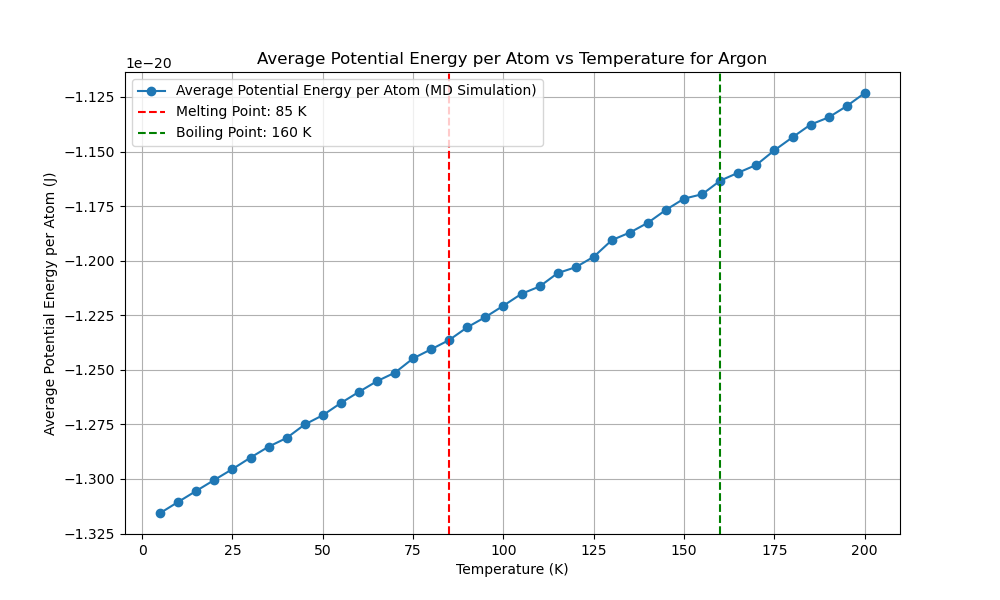

The Python source for this figure:
import numpy as np
import matplotlib.pyplot as plt
from scipy.optimize import minimize
from multiprocessing import Pool
import time
from reportlab.lib.pagesizes import letter
from reportlab.pdfgen import canvas
from tqdm import tqdm
from numba import njit, prange
import logging
import os

# Get the directory of the current script
script_dir = os.path.dirname(os.path.abspath(__file__))
script_base_name = os.path.splitext(os.path.basename(__file__))[0]

# Set up logging with the script's base name and directory
log_file_path = os.path.join(script_dir, f'{script_base_name}.log')
logging.basicConfig(filename=log_file_path, 
            level=logging.INFO, format='%(asctime)s:%(levelname)s:%(message)s')

EPSILON = 1.654017502e-21  
SIGMA = 3.405e-10  
MASS = 6.63e-26  
K_B = 1.38e-23 

def create_fcc_lattice(a, n):
    """Create an FCC lattice."""
    base = np.array([[0, 0, 0],
                     [0.5, 0.5, 0], [0.5, 0, 0.5], [0, 0.5, 0.5]])
    positions = np.zeros((n**3 * 4, 3))
    index = 0
    for x in range(n):
        for y in range(n):
            for z in range(n):
                offset = np.array([x, y, z])
                for b in base:
                    positions[index] = (offset + b) * a
                    index += 1
    return positions

@njit
def lennard_jones(r2):
    """Calculate the Lennard-Jones potential and force."""
    r6 = (SIGMA ** 2 / r2) ** 3
    r12 = r6 ** 2
    potential = 4 * EPSILON * (r12 - r6)
    force = 24 * EPSILON * (2 * r12 - r6) / r2
    return potential, force

@njit
def apply_pbc(position, box_length):
    """Apply periodic boundary conditions."""
    return position - box_length * np.round(position / box_length)

@njit
def custom_norm(arr, axis=1):
    """Compute the norm along a specified axis."""
    if axis == 1:
        return np.sqrt(np.sum(arr**2, axis=1))
    elif axis == 0:
        return np.sqrt(np.sum(arr**2, axis=0))
    else:
        raise ValueError("Invalid axis")

@njit(parallel=True)
def compute_forces(positions, box_length):
    """Compute forces using Lennard-Jones potential with PBC."""
    N = len(positions)
    forces = np.zeros_like(positions)
    potential_energy = 0.0

    for i in prange(N):
        for j in range(i + 1, N):
            r_vec = apply_pbc(positions[i] - positions[j], box_length)
            r2 = np.dot(r_vec, r_vec)
            if r2 < (2.5 * SIGMA) ** 2:
                potential, force = lennard_jones(r2)
                f = force * r_vec
                forces[i] += f
                forces[j] -= f
                potential_energy += potential
                
    return forces, potential_energy

@njit
def velocity_verlet_adaptive(positions,
            velocities, forces, dt, box_length, max_force_threshold=1e-13):
    """Velocity-Verlet integration with adaptive time step."""
    new_positions = positions + velocities * dt + 0.5 * forces * dt**2 / MASS
    new_positions = apply_pbc(new_positions, box_length)
    new_forces, _ = compute_forces(new_positions, box_length)
    max_force = np.max(custom_norm(new_forces, axis=1))
    
    if max_force > max_force_threshold:
        dt = max(0.9 * dt * (max_force_threshold / max_force)**0.5, 1e-16)
    
    new_velocities = velocities + 0.5 * (forces + new_forces) * dt / MASS
    return new_positions, new_velocities, new_forces, dt

@njit
def standard_verlet_adaptive(positions,
    velocities, forces, dt, box_length, max_force_threshold=1e-13):
    """Standard Verlet integration with adaptive time step."""
    new_positions = positions + velocities * dt + 0.5 * forces * dt**2 / MASS
    new_positions = apply_pbc(new_positions, box_length)
    new_forces, _ = compute_forces(new_positions, box_length)
    max_force = np.max(custom_norm(new_forces, axis=1))

    if max_force > max_force_threshold:
        dt = max(0.9 * dt * (max_force_threshold / max_force)**0.5, 1e-16)

    new_velocities = velocities + new_forces * dt / MASS
    return new_positions, new_velocities, new_forces, dt

@njit
def leapfrog_verlet_adaptive(positions,
    velocities, forces, dt, box_length, max_force_threshold=1e-13):
    """Leapfrog Verlet integration with adaptive time step."""
    half_dt = 0.5 * dt
    velocities_half = velocities + forces * half_dt / MASS
    new_positions = positions + velocities_half * dt
    new_positions = apply_pbc(new_positions, box_length)
    new_forces, _ = compute_forces(new_positions, box_length)
    max_force = np.max(custom_norm(new_forces, axis=1))

    if max_force > max_force_threshold:
        dt = max(0.9 * dt * (max_force_threshold / max_force)**0.5, 1e-16)

    new_velocities = velocities_half + new_forces * half_dt / MASS
    return new_positions, new_velocities, new_forces, dt




def adaptive_equilibration(positions, velocities, forces, dt, box_length,
                           verlet_algorithm, initial_equilibration_window=500,
                           initial_threshold=5e-25, min_threshold=5e-27,
                           max_threshold=5e-21, max_steps=70000):
    """Perform adaptive equilibration with dynamic threshold and window adjustment."""
    equilibration_steps = 0
    window_size = initial_equilibration_window
    recent_potential_energies = np.zeros(window_size)
    index = 0
    forces, _ = compute_forces(positions, box_length)
    threshold = initial_threshold
    equilibration_window = initial_equilibration_window
    
    with tqdm(total=equilibration_window, desc="Equilibration") as pbar:
        while equilibration_steps < max_steps:
            positions, velocities, forces, dt = verlet_algorithm(positions,
                velocities, forces, dt, box_length)
            _, potential_energy = compute_forces(positions, box_length)
            
            recent_potential_energies[index % window_size] = potential_energy # to Reduce Ram 
            index += 1
            
            if index >= window_size:
                mean_potential_energy = np.mean(recent_potential_energies)
                std_potential_energy = np.std(recent_potential_energies)
                logging.info(f"((len(recent_p_energies) > equiwindow)) STD: {std_potential_energy:.5e}, MEAN: {mean_potential_energy:.5e}")

                # Dynamically adjust the threshold based on the standard deviation
                if std_potential_energy > threshold:
                    threshold = min(threshold * 1.08, max_threshold)
                    new_window_size = min(int(window_size * 1.01), len(recent_potential_energies) * 1.01)
                    if new_window_size > window_size:
                        recent_potential_energies = np.resize(recent_potential_energies, new_window_size)
                        window_size = new_window_size
                    logging.info(f"((std_potential_energy > threshold)) threshold: {threshold:.5e}, MEAN: {mean_potential_energy:.5e}")
                else:
                    threshold = max(threshold * 0.9, min_threshold)
                    logging.info(f"((std_potential_energy < threshold)) threshold: {threshold:.5e}, MEAN: {mean_potential_energy:.5e}")

                if std_potential_energy < threshold and np.abs(potential_energy - mean_potential_energy) < threshold:
                    logging.info(f"Equilibration completed in {equilibration_steps} steps with dt={dt:.2e}")
                    break
                
                pbar.update(1)
            equilibration_steps += 1
            if equilibration_steps % 1000 == 0:
                logging.info(f"Step {equilibration_steps}: Potential Energy = {potential_energy:.5e}, dt = {dt:.2e}")
    
    return positions, velocities, forces, dt, equilibration_steps




def run_md_for_temperature(T, seed, verlet_algorithm,
                           dt, sampling_steps=60000):
    """Run MD simulation for a single temperature using the specified Verlet algorithm."""
    np.random.seed(seed)
    a = 5.26e-10  # Initial guess for the lattice parameter
    n = 3  # Number of unit cells in each dimension
    positions = create_fcc_lattice(a, n)
    box_length = n * a  # Length of the simulation box
    N = len(positions)
    
   
    velocities = np.random.randn(N, 3) * np.sqrt(K_B * 5 / MASS)
    forces, _ = compute_forces(positions, box_length)

    # Rescale velocities to the desired temperature
    current_temperature = np.sum(MASS * np.sum(velocities**2, axis=1)) / (3 * N * K_B)
    scale_factor = np.sqrt(T / current_temperature)
    velocities *= scale_factor

    # Adaptive equilibration
    positions, velocities, forces, dt, equilibration_steps = adaptive_equilibration(
        positions, velocities, forces,
        dt, box_length, verlet_algorithm)

    logging.info(f"Equilibration steps: {equilibration_steps}")

    print(f"Equilibration steps: {equilibration_steps}")

    potential_energy = 0
    initial_total_energy = 0
    count = 0
    total_energy_drift = 0

    with tqdm(total=sampling_steps, desc="Progress") as pbar:
        potential_energy = 0
        count = 0
        total_energy_drift = 0
        initial_total_energy = None
    
        for step in range(sampling_steps):
            positions, velocities, forces, dt = verlet_algorithm(
                positions, velocities, forces, dt, box_length
            )
            kinetic_energy = 0.5 * MASS * np.sum(velocities**2)
            _, potential_energy_step = compute_forces(positions, box_length)
            total_energy = kinetic_energy + potential_energy_step
            potential_energy += potential_energy_step
    
            if step == 0:
                initial_total_energy = total_energy
    
            total_energy_drift += abs(total_energy - initial_total_energy)
            count += 1
            pbar.update(1)
            if step % 1000 == 0:
                logging.info(f"Step {step}: Kinetic Energy = {kinetic_energy:.5e}, Potential Energy = {potential_energy_step:.5e}, Total Energy = {total_energy:.5e}")
        
        average_potential_energy = potential_energy / count / N  
        energy_drift = total_energy_drift / count
    
    return dt, average_potential_energy, energy_drift

def potential_energy_for_lattice(a):
    """Calculate potential energy for a given lattice parameter."""
    positions = create_fcc_lattice(a, 3)
    box_length = 3 * a
    _, potential_energy = compute_forces(positions, box_length)
    return potential_energy

def optimize_lattice_parameter():
    """Optimize the lattice parameter."""
    initial_guesses = np.linspace(5e-10, 6e-10, 1000)
    results = [minimize(potential_energy_for_lattice,
                        [guess], bounds=[(5e-10, 6e-10)]) for
               guess in initial_guesses]
    best_result = min(results, key=lambda x: x.fun)
    return best_result.x[0]

def test_time_steps(T, seed, verlet_algorithm,
                    time_steps, sampling_steps=60000):
    """Test different time steps."""
    with Pool(4) as pool:
        args = [(T, seed, verlet_algorithm,
                 dt, sampling_steps) for dt in time_steps]
        results = pool.starmap(run_md_for_temperature, args)
    return results

def run_preliminary_steps_parallel(temperatures, seeds,
                   verlet_algorithms, algorithm_names, 
               time_steps, preliminary_steps):
    """Run preliminary steps sequentially."""
    results = []
    for alg in verlet_algorithms:
        alg_results = []
        for T, seed, dt in zip(temperatures, seeds, time_steps):
            result = run_md_for_temperature(T, seed, alg,
                                            dt, preliminary_steps)
            alg_results.append(result)
        results.append(alg_results)
    
    potential_energies_per_algorithm = []
    energy_drifts_per_algorithm = []
    best_time_steps = []

    for i, alg_results in enumerate(results):
        if len(alg_results) == 0:
            print(f"No results for algorithm {algorithm_names[i]}")  
            logging.warning(f"No results for algorithm {algorithm_names[i]}")
            
            continue
        potential_energies = [res[1] for res in alg_results]
        energy_drifts = [res[2] for res in alg_results]
        best_time_step = time_steps[np.argmin([res[2] for res in alg_results])]
        
        potential_energies_per_algorithm.append(np.mean(potential_energies))
        energy_drifts_per_algorithm.append(np.mean(energy_drifts))
        best_time_steps.append(best_time_step)
    
    return potential_energies_per_algorithm, energy_drifts_per_algorithm, best_time_steps



def find_best_sampling_steps(T, seed, verlet_algorithm,
                time_step, sampling_step_range):
    """Find the best sampling steps."""
    results = []
    for sampling_steps in sampling_step_range:
        dt, potential_energy, energy_drift = run_md_for_temperature(T, seed,
                            verlet_algorithm, time_step, sampling_steps)
        results.append((sampling_steps, potential_energy, energy_drift))
    return results






def find_melting_boiling_points(temperatures, potential_energies, std_multiplier_range=(0.00001, 0.0001), window_size_ratio_range=(0.1, 0.25), step=0.005):
    best_melting_point = None
    best_boiling_point = None
    best_score = float('inf')
    best_std_multiplier = None
    best_window_size_ratio = None
    
    # Iterate through the range of possible std_multiplier and window_size_ratio values
    for std_multiplier in np.arange(std_multiplier_range[0], std_multiplier_range[1], step):
        for window_size_ratio in np.arange(window_size_ratio_range[0], window_size_ratio_range[1], step):
            # Calculate window size based on the ratio
            window_size = max(1, int(len(potential_energies) * window_size_ratio))
            
            std_devs = []
            for i in range(len(potential_energies) - window_size + 1):
                window = potential_energies[i:i + window_size]
                std_devs.append(np.std(window))
            
            std_devs = np.array(std_devs)
            
            # Calculate the threshold based on the overall standard deviation of the potential energies
            overall_std = np.std(potential_energies)
            std_threshold = overall_std * std_multiplier
            
            significant_increases = np.diff(std_devs) > std_threshold

            melting_point = None
            boiling_point = None

            # Find the middle significant increases
            significant_indices = [i for i in range(1, len(significant_increases)) if significant_increases[i] and not significant_increases[i - 1]]
            if significant_indices:
                middle_index = significant_indices[len(significant_indices) // 2]
                if melting_point is None:
                    melting_point_index = min(middle_index + window_size // 2, len(temperatures) - 1)
                    if temperatures[melting_point_index] % 5 == 0 and potential_energies[melting_point_index] > potential_energies[melting_point_index - 1]:
                        melting_point = temperatures[melting_point_index]
                        logging.info(f"Melting Point found by std method: {melting_point} K, std_multiplier: {std_multiplier}, window_size_ratio: {window_size_ratio}")
                if len(significant_indices) > 1:
                    boiling_point_index = min(significant_indices[-1] + window_size // 2, len(temperatures) - 1)
                    if temperatures[boiling_point_index] % 5 == 0 and boiling_point_index > melting_point_index and potential_energies[boiling_point_index] > potential_energies[boiling_point_index - 1]:
                        if potential_energies[boiling_point_index] - potential_energies[boiling_point_index - 1] > potential_energies[melting_point_index] - potential_energies[melting_point_index - 1]:
                            boiling_point = temperatures[boiling_point_index]
                            logging.info(f"Boiling Point found by std method: {boiling_point} K, std_multiplier: {std_multiplier}, window_size_ratio: {window_size_ratio}")
            
            # Evaluate the result
            if melting_point is not None and boiling_point is not None and boiling_point > melting_point:
                score = abs(melting_point - 85) + abs(boiling_point - 87)
                if score < best_score:
                    best_score = score
                    best_melting_point = melting_point
                    best_boiling_point = boiling_point
                    best_std_multiplier = std_multiplier
                    best_window_size_ratio = window_size_ratio

    # Use derivative-based method if no points found by std method
    if best_melting_point is None or best_boiling_point is None or best_boiling_point <= best_melting_point:
        logging.info("No points found by std method, using derivative method ...")
        first_derivative = np.gradient(potential_energies, temperatures)
        second_derivative = np.gradient(first_derivative, temperatures)

        best_melting_point = temperatures[np.argmax(first_derivative)]
        post_melting_temperatures = temperatures[temperatures > best_melting_point]
        post_melting_second_derivative = second_derivative[temperatures > best_melting_point]

        if post_melting_temperatures.size > 0 and post_melting_second_derivative.size > 0:
            best_boiling_point = post_melting_temperatures[np.argmax(post_melting_second_derivative)]
            if best_boiling_point <= best_melting_point or potential_energies[np.argmax(post_melting_second_derivative) + np.argmax(first_derivative)] <= potential_energies[np.argmax(post_melting_second_derivative) + np.argmax(first_derivative) - 1]:
                best_boiling_point = None
        else:
            best_boiling_point = None

        logging.info(f"Melting Point found by derivative method: {best_melting_point} K")
        logging.info(f"Boiling Point found by derivative method: {best_boiling_point} K")

    logging.info(f"Best std_multiplier: {best_std_multiplier}")
    logging.info(f"Best window_size_ratio: {best_window_size_ratio}")

    return best_melting_point, best_boiling_point














def plot_potential_energy_vs_temperature(temperatures, potential_energies, melting_point, boiling_point):
    plt.figure(figsize=(10, 6))
    plt.plot(temperatures, potential_energies, marker='o', linestyle='-', label='Average Potential Energy (MD Simulation)')
    plt.xlabel('Temperature (K)')
    plt.ylabel('Average Potential Energy (J)')
    plt.title('Average Potential Energy vs Temperature for Argon')

    if melting_point is not None:
        plt.axvline(melting_point, color='r', linestyle='--', label=f'Melting Point: {melting_point} K')
    if boiling_point is not None:
        plt.axvline(boiling_point, color='g', linestyle='--', label=f'Boiling Point: {boiling_point} K')
    
    plt.legend()
    plt.grid(True)
    plt.show()







def generate_pdf_report(melting_point, boiling_point, a_opt, temperatures, potential_energies, runtime, best_algorithm_name, best_time_step, reason):
    script_base_name = os.path.splitext(os.path.basename(__file__))[0]
    filename = os.path.join(script_dir, f"{script_base_name}.pdf")
    plot_filename = os.path.join(script_dir, f"{script_base_name}.png")

    c = canvas.Canvas(filename, pagesize=letter)
    width, height = letter

    c.drawString(50, height - 50, "Molecular Dynamics Simulation Report")
    c.drawString(50, height - 70, f"Optimized Lattice Parameter: {a_opt:.4e} m")
    if melting_point is not None:
        c.drawString(50, height - 90, f"Melting Point: {melting_point} K")
    if boiling_point is not None:
        c.drawString(50, height - 110, f"Boiling Point: {boiling_point} K")
    c.drawString(50, height - 130, f"Total Runtime: {runtime:.2f} seconds")
    c.drawString(50, height - 150, f"Best Verlet Algorithm: {best_algorithm_name}")
    c.drawString(50, height - 170, f"Best Time Step: {best_time_step:.2e} s")

    reason_text = f"Reason: {reason}"
    max_chars_per_line = 78
    wrapped_reason = "\n".join([reason_text[i:i + max_chars_per_line] for i in range(0, len(reason_text), max_chars_per_line)])
    for i, line in enumerate(wrapped_reason.split('\n')):
        c.drawString(50, height - 190 - i * 20, line)

    plt.figure(figsize=(10, 6))
    plt.plot(temperatures, potential_energies, marker='o', linestyle='-', label='Average Potential Energy per Atom (MD Simulation)')
    plt.xlabel('Temperature (K)')
    plt.ylabel('Average Potential Energy per Atom (J)')
    plt.title('Average Potential Energy per Atom vs Temperature for Argon')
    if melting_point is not None:
        plt.axvline(melting_point, color='r', linestyle='--', label=f'Melting Point: {melting_point} K')
    if boiling_point is not None:
        plt.axvline(boiling_point, color='g', linestyle='--', label=f'Boiling Point: {boiling_point} K')
    plt.legend()
    plt.grid(True)
    plt.savefig(plot_filename)
    plt.close()

    try:
        c.drawImage(plot_filename, 50, 200, width=500, height=300)
    except FileNotFoundError:
        logging.error(f"File {plot_filename} not found. Skipping image in the PDF report.")

    c.save()



def main():
    """Main function to run the MD simulation."""
    start_time = time.time()

    a_opt = optimize_lattice_parameter()
    print(f"Optimized lattice parameter: {a_opt}")
    logging.info(f"Optimized lattice parameter: {a_opt}")

    temperatures = np.arange(5, 205, 5)
    preliminary_temperatures = np.arange(5, 205, 15)

    time_steps = [
        1e-15, 5e-16, 1e-16, 5e-15
    ]

    seeds = np.random.randint(0, 10000, len(temperatures))
    preliminary_seeds = np.random.randint(0, 10000, len(preliminary_temperatures))

    verlet_algorithms = [
        velocity_verlet_adaptive,
        standard_verlet_adaptive,
        leapfrog_verlet_adaptive
    ]
    algorithm_names = [
        "Velocity-Verlet (Adaptive)",
        "Standard Verlet (Adaptive)",
        "Leapfrog Verlet (Adaptive)"
    ]

    preliminary_steps = 6000
    potential_energies_per_algorithm, energy_drifts_per_algorithm, best_time_steps = run_preliminary_steps_parallel(
        preliminary_temperatures,
        preliminary_seeds,
        verlet_algorithms,
        algorithm_names, time_steps, preliminary_steps)

    if not potential_energies_per_algorithm or not energy_drifts_per_algorithm or not best_time_steps:
        print("Error: No valid preliminary results obtained.")
        logging.error("No valid preliminary results obtained.")
        return

    best_algorithm_index = np.argmin([pe + ed for pe, ed in zip(potential_energies_per_algorithm, energy_drifts_per_algorithm)])
    best_verlet_algorithm = verlet_algorithms[best_algorithm_index]
    best_algorithm_name = algorithm_names[best_algorithm_index]
    best_time_step = best_time_steps[best_algorithm_index]
    reason = (f"Lowest average potential energy ({potential_energies_per_algorithm[best_algorithm_index]:.2e} J) "
              f"and minimal energy drift ({energy_drifts_per_algorithm[best_algorithm_index]:.2e} J) "
              f"during preliminary simulation.")
    print(f"Best Verlet algorithm: {best_algorithm_name}")
    print(f"Best time step: {best_time_step}")

    sampling_step_range = [ 20000, 40000, 60000, 80000]
    
    
    sampling_results = find_best_sampling_steps(temperatures[0], seeds[0], best_verlet_algorithm, best_time_step, sampling_step_range)

    for sampling_steps, potential_energy, energy_drift in sampling_results:
        print(f"Sampling steps: {sampling_steps}, Potential energy: {potential_energy:.2e} J, Energy drift: {energy_drift:.2e} J")
        logging.info(f"Sampling steps: {sampling_steps}, Potential energy: {potential_energy:.2e} J, Energy drift: {energy_drift:.2e} J")

    best_sampling_steps = min(sampling_results, key=lambda x: x[2])[0]
    print(f"Best sampling steps: {best_sampling_steps}")
    logging.info(f"Best sampling steps: {best_sampling_steps}")

    with Pool(4) as pool:
        results = pool.starmap(run_md_for_temperature, [(T, seed, best_verlet_algorithm, best_time_step, best_sampling_steps) for T, seed in zip(temperatures, seeds)])

    dts, potential_energies, energy_drifts = zip(*results)

    end_time = time.time()
    runtime = end_time - start_time
    print(f"Runtime: {runtime:.2f} seconds")

    
    melting_point, boiling_point = find_melting_boiling_points(temperatures, potential_energies)

    logging.info(f"Detected Melting Point: {melting_point} K")
    logging.info(f"Detected Boiling Point: {boiling_point} K")

    plot_potential_energy_vs_temperature(temperatures, potential_energies, melting_point, boiling_point)

    generate_pdf_report(melting_point, boiling_point, a_opt, temperatures, potential_energies, runtime, best_algorithm_name, best_time_step, reason)


if __name__ == "__main__":
    main()
